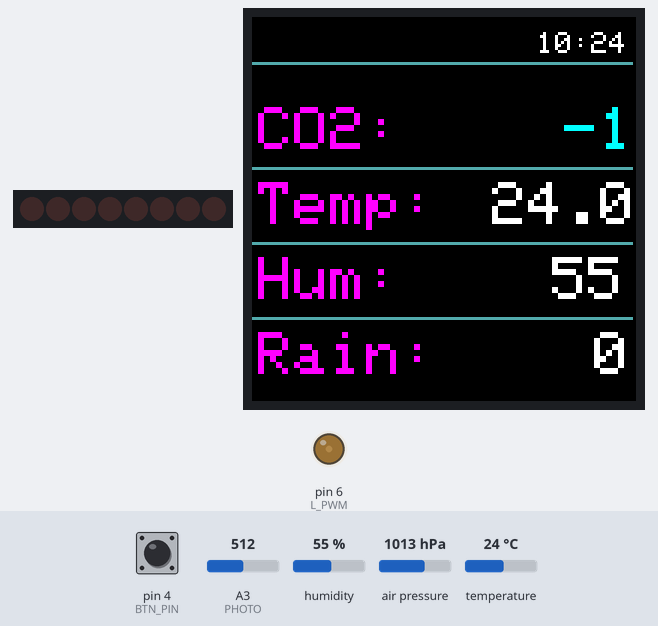
A sketch run on a simulated Arduino Uno, built with avr-gcc and run on an emulated ATmega328P. Shown: 8 shift-register outputs drawn as a row of LEDs (first output left, lit = HIGH), 128×128 colour display, output pins drawn as LEDs (lit = HIGH). Wiring (inferred from the names in the program): shift register (74HC595): data A0; shift clock A2; latch pin 9. Wiring (inferred from the signals the program sends): row of LEDs: on Q0, Q1, Q2, Q3, Q4, Q5, Q6, Q7. Inputs (shaded band) come from the test bench; at power-on: A3 (PHOTO) = 512, pin 4 (BTN_PIN) LOW, humidity 55 %, air pressure 1013 hPa, temperature 24 °C. The local clock reads 2024-03-15 10:24:30 at power-on unless the sketch sets it; pins used as bus, display or sensor lines are not drawn; what the sketch prints to the serial monitor is not drawn.

Above: at 4.1 s.
4.2 s: A3 (PHOTO) set to 306
At 6.1 s:
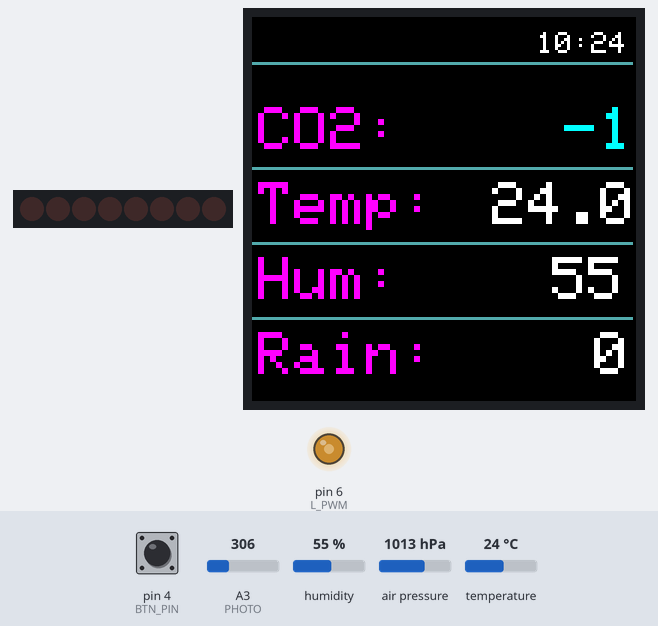
6.4 s: A3 (PHOTO) set to 30
At 7.9 s:
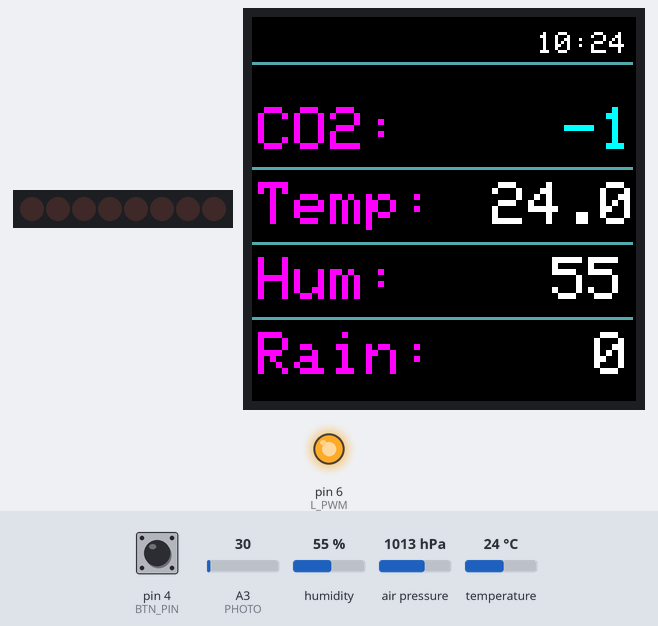
8.4 s: pin 4 (BTN_PIN) pulled HIGH for 0.15 s
At 9.4 s:
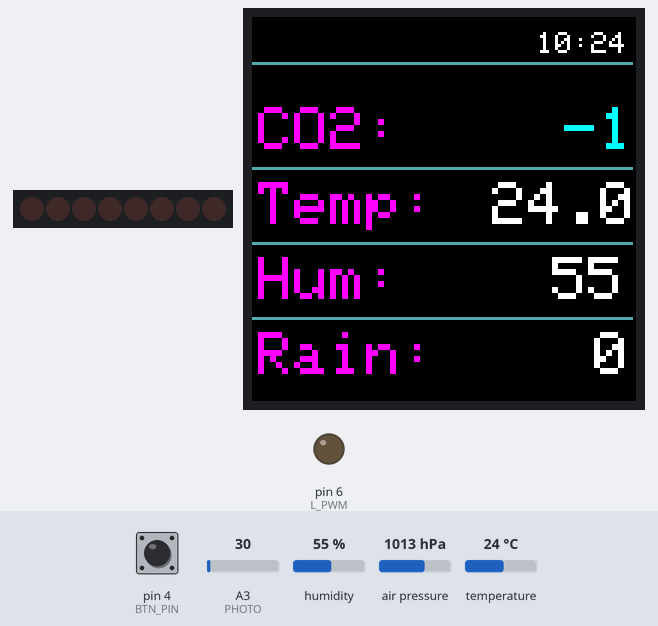
Timing chart, 0 to 30.4 s (numbered marks = the images above; inputs shaded):
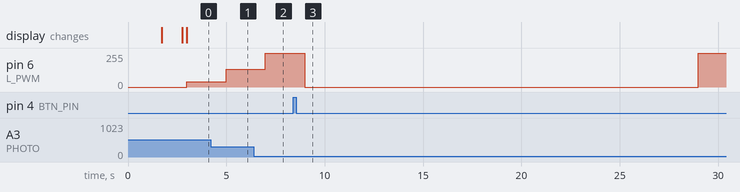

The sketch:

meteoClock_v2.0.ino
```cpp
// ------------------------- НАСТРОЙКИ --------------------
#define RESET_CLOCK 0                 // сброс часов на время загрузки прошивки (для модуля с несъёмной батарейкой). Не забудь поставить 0 и прошить ещё раз!
#define SENS_TIME 30000               // время обновления показаний сенсоров на экране, миллисекунд

#define BRIGHT_CONTROL 1              // 0/1 - запретить/разрешить управление яркостью по датчику освещенности (при отключении яркость всегда будет макс.)
#define BRIGHT_THRESHOLD 40           // величина сигнала, ниже которой яркость переключится на минимум (0-1023)
#define BRIGHT_HIGH_THRESHOLD 600           // величина сигнала, ниже которой яркость переключится на минимум (0-1023)


#define BRIGHT_CHECK_PERIOD 2000      // Период проверки яркости в миллисекундах
#define F_BRIGHTNESS_DURATION 20000   // Длительность принудительной подсветки в миллисекундах

#define DISPLAY_BRIGHT_MAX 255        // макс яркость дисплея (0 - 255)
#define DISPLAY_BRIGHT_MIN 0          // мин яркость дисплея (0 - 255)

#define INDICATOR_BRIGHT_MAX 0        // макс яркость индикатора (255 - 0) 0   - maximum
#define INDICATOR_BRIGHT_MIN 255      // мин яркость индикатора (255 - 0)  255 - minimum

#define DEBUG 0                       // вывод на дисплей лог инициализации датчиков при запуске.
#define CO2_SENSOR 1                  // включить или выключить поддержку/вывод с датчика СО2 (1 вкл, 0 выкл)

#define INVERT_LEVEL 0                // инвертировать показания индикатора


// адрес BME280 жёстко задан в файле библиотеки Adafruit_BME280.h
// стоковый адрес был 0x77, у китайского модуля адрес 0x76.
// Так что если юзаете НЕ библиотеку из архива - не забудьте поменять


// -------------------------  Пины  -------------------------
//CO2 датчика
#define MHZ_RX 2
#define MHZ_TX 3

#define PHOTO A3                      // пин фоторезистора
#define BTN_PIN 4                     // пин кнопки

//дисплей
#define BACKLIGHT 9                   // пин подсветки дисплея
#define __CS 10
#define __DC 7
#define __RES 8

//пины для 74HC595
#define L_L A0                        //защелка           12 ST_CP
#define L_D A1                        //вход данных       14 DS
#define L_C A2                        //тактирование      11 SH_CP
#define L_PWM 6                       //яркость (шим пин) 13 OE


// ------------------------- Отображение  -------------------------

//разметка
#define CO2_y 30        // Положение строки показаний CO2
#define T_y 55          // Положение строки показаний Температуры
#define H_y 80          // Положение строки показаний Влажности
#define R_y 105         // Положение строки предсказаний дождя

//цвета (self descriptive)
#define GREEN   0x07E0
#define CYAN    0x07FF
#define BLUE    0x001F
#define RED     0xF800
#define YELLOW  0xFFE0
#define WHITE   0xFFFF
#define MAGENTA 0xF81F
#define GREY    0x555555

// ------------------------- No need to change -------------------------

#define SEALEVELPRESSURE_HPA (1013.25)

#if (INVERT_LEVEL == 0)
  #define L_DIRECTION LSBFIRST
#else
  #define L_DIRECTION MSBFIRST
#endif

// библиотеки
#include <Wire.h>
#include <Adafruit_GFX.h>
#include <TFT_ILI9163C.h>
#include "RTClib.h"
#include <Adafruit_Sensor.h>
#include <Adafruit_BME280.h>
#include <GyverTimer.h>
#include "GyverButton.h"

#if (CO2_SENSOR == 1)
  #include <MHZ19_uart.h>
  MHZ19_uart mhz19;
#endif

TFT_ILI9163C display = TFT_ILI9163C(__CS, __DC, __RES);
RTC_DS3231 rtc;
DateTime now;
Adafruit_BME280 bme;
GButton button(BTN_PIN, LOW_PULL, NORM_OPEN);

// ------------------------- Timers -------------------------
GTimer_ms sensorsTimer(SENS_TIME);
GTimer_ms drawSensorsTimer(SENS_TIME);
GTimer_ms clockTimer(1000);
GTimer_ms predictTimer((long)10 * 60 * 1000);         // 10 минут
GTimer_ms brightTimer(BRIGHT_CHECK_PERIOD);
GTimer_ms forcedBrightnessTimer(F_BRIGHTNESS_DURATION);

// ----------------------------------------------------------


// ------------------------- Переменные определения яркости ----------------------------
byte indicatorCurrBrightness = INDICATOR_BRIGHT_MAX;    // Текущая автоматическая яркость индикатора
byte displayCurrBrightness = DISPLAY_BRIGHT_MAX;        // Текущая автоматическая яркость дисплея
boolean brightnessForced = false;                       // Включена ли подсветка принудительно на максимум


// ------------------------- Переменные для вывода -------------------------------------
int8_t year, month, day, hrs, mins, secs;
float dispTemp;
byte dispHum;
int dispPres;
int dispCO2;
int dispRain;
int dispAltitude;


// ------------------------- Переменные для прогноза  --------------------------------- //
uint32_t pressure_array[6];
uint32_t sumX, sumY, sumX2, sumXY;
float a, b;
int delta;
byte time_array[6];
// ---- ------------------------------------------------------------------------------ //


// ------------------ Дни недели ------------------ //
static const char *dayNames[]  = {
  "Sun",
  "Mon",
  "Tue",
  "Wed",
  "Thu",
  "Fri",
  "Sat",
};


// -------------------------------------------------- SETUP -------------------------------------------------- //

void setup() {
  Serial.begin(115200);

  // Инициализация пинов
  pinMode(BACKLIGHT, OUTPUT);
  pinMode(L_L, OUTPUT);
  pinMode(L_C, OUTPUT);
  pinMode(L_D, OUTPUT);
  pinMode(L_PWM, OUTPUT);

  // Инициализация дисплея
  display.begin();
  display.setRotation(1);
  display.clearScreen();

  // Инициализация индикатора
  digitalWrite(L_L, LOW);                         // устанавливаем синхронизацию "защелки" на LOW
  setDisplayBrightness(DISPLAY_BRIGHT_MAX);       // устанавливаем максимальную яркость дисплея
  setIndicatorBrightness(INDICATOR_BRIGHT_MAX);   // устанавливаем максимальную яркость индикатора


  // Инициализация CO2 датчика
  #if (CO2_SENSOR == 1)
    mhz19.begin(MHZ_TX, MHZ_RX);
    mhz19.setAutoCalibration(false);
    mhz19.getStatus();                           // первый запрос, в любом случае возвращает -1
    delay(500);
  #endif

  // -------- START DEBUG BLOCK --------- //
  #if (DEBUG == 1)
    boolean status = true;

    #if (CO2_SENSOR == 1)
      if (mhz19.getStatus() == 0) {
        printDebugMhz("OK");
      } else {
        printDebugMhz("ERROR");
        status = false;
      }
    #endif

    delay(50);

    if (rtc.begin()) {
      printDebugRtc("OK");
    } else {
      printDebugRtc("ERROR");
      status = false;
    }

    delay(50);

    if (bme.begin(&Wire)) {
      printDebugBme("OK");
    } else {
      printDebugBme("ERROR");
      status = false;
    }

    delay(50);

    if (status) {
      printDebugFinal("All good");
    } else {
      printDebugFinal("ERROR...!");
    }

  #else // ------------ END DEBUG ------------ //
    rtc.begin();
    bme.begin(&Wire);
  #endif

  // Инициализация BME 280
  bme.setSampling(Adafruit_BME280::MODE_FORCED,
                  Adafruit_BME280::SAMPLING_X1, // temperature
                  Adafruit_BME280::SAMPLING_X1, // pressure
                  Adafruit_BME280::SAMPLING_X1, // humidity
                  Adafruit_BME280::FILTER_OFF   );

  // Настройка RTC
  if (RESET_CLOCK || rtc.lostPower()) {
    DateTime currentTime = DateTime(F(__DATE__), F(__TIME__));
    rtc.adjust(currentTime);
  }

  // ------------ Инициализация переменных ------------ //

  // Время
  now = rtc.now();
  secs = now.second();
  mins = now.minute();
  hrs = now.hour();
  day = now.day();
  month = now.month();
  year = now.year();

  // BME280
  bme.takeForcedMeasurement();
  uint32_t Pressure = bme.readPressure();

  // Для прогноза
  for (byte i = 0; i < 6; i++) {   // счётчик от 0 до 5
    pressure_array[i] = Pressure;  // забить весь массив текущим давлением
    time_array[i] = i;             // забить массив времени числами 0 - 5
  }


  // -------------------- Чтение и отрисовка данных ---------------- //

  drawSensorsGrid();

  readSensors();

  //drawDate();
  drawClock();
  drawSensors();
}

// ------------------------------------------------- END SETUP ---------------------------------------------- //


// -------------------------------------------------- LOOP -------------------------------------------------- //

void loop() {
  if (brightTimer.isReady()) checkBrightness();                 // яркость
  if (sensorsTimer.isReady()) readSensors();                    // читаем показания датчиков с периодом SENS_TIME
  if (clockTimer.isReady()) clockTick();                        // раз в секунду пересчитываем время и мигаем точками
  if (predictTimer.isReady()) rainPredict();                    // 10 минут прогноз дождя
  if (drawSensorsTimer.isReady()) drawSensors();                // обновляем показания датчиков на дисплее с периодом SENS_TIME
  if (forcedBrightnessTimer.isReady()) stopForcedBrightness();  // выключаем принудительную подсветку

  modesTick();                                      // ловим нажатия на кнопку и форсируем включение дисплея
}


// ------------------------------------------------- END LOOP ----------------------------------------------- //
```

display.ino
```cpp
void setDisplayBrightness(byte brightness) {
  analogWrite(BACKLIGHT, brightness);
}

// ------------------------- Отображения статики ------------------------- //

void drawSensorsGrid() {
  display.clearScreen();

  //names
  display.setTextSize(2);
  display.setTextColor(MAGENTA);
  display.setCursor(2, CO2_y);
  display.print("CO2:");
  display.setCursor(2, T_y);
  display.print("Temp:");
  display.setCursor(2, H_y);
  display.print("Hum:");
  display.setCursor(2, R_y);
  display.print("Rain:");


  display.drawFastHLine(0, 15, 127, GREY);
  display.drawFastHLine(0, CO2_y + 20, 127, GREY);
  display.drawFastHLine(0, T_y + 20, 127, GREY);
  display.drawFastHLine(0, H_y + 20, 127, GREY);

}


// ------------------------- DATE TIME ------------------------- //
void drawDate() {
  clearDate();
  display.setTextSize(1);
  display.setTextColor(WHITE);
  display.setCursor(5, 5);

  String date = "";
  if (day < 10) date += 0;
  date += day + ".";
  if (month < 10) date += 0;
  date += month + ".";
  date += year + " ";

  display.println(date);
}

void drawClock() {
  // Переменная может быть использована для моргания двоеточием раз в две секунды
  //boolean dotState = (secs % 2) == 0;

  clearTime();

  display.setTextSize(1);
  display.setTextColor(WHITE);
  display.setCursor(95, 5);

   //TIME
  String dateTime = "";
  if (hrs < 10) dateTime += 0;
  dateTime += hrs;
  dateTime += ":";
  if (mins < 10) dateTime += 0;
  dateTime += mins;

  // -- time without seconds if need:
  //1) Change 'display.setCursor(95, 5);' to 'display.setCursor(80, 5);'
  //2) In method 'clockTick()' uncomment drackClock() at the bottom

  //dateTime += ":";
  // if (secs < 10) dateTime += 0;
  // dateTime += secs;

  display.println(dateTime);
}

// ------------------------- SENSORS ------------------------- //
void drawSensors() {
  clearSensors();

  // print values
  display.setTextSize(2);
  printCO2();
  printTemp();
  printHum();
  printRain();
}

// ------ print CO2 value ------ //
void printCO2() {
  display.setCursor(80, CO2_y);
  #if (CO2_SENSOR == 1)
    if (dispCO2 < 800) {
      display.setTextColor(CYAN);
    } else if (dispCO2 < 1000) {
      display.setTextColor(YELLOW);
    } else {
      display.setTextColor(RED);
    }

    display.print(complementLeadingSpaces(dispCO2, 4));
  #else
    display.setTextColor(WHITE);
    display.print(complementLeadingSpaces(dispCO2, 4));
  #endif
}

// ------ print temerature value ------ //
void printTemp() {
  display.setTextColor(WHITE);
  display.setCursor(80, T_y);
  display.print(complementLeadingSpaces(dispTemp, 3));
}

// ------ print humidity value ------ //
void printHum() {
  if (dispHum < 40) {
    display.setTextColor(RED);
  } else if (dispHum > 60) {
    display.setTextColor(BLUE);
  } else {
    display.setTextColor(WHITE);
  }
  display.setCursor(100, H_y);
  display.print("  ");
  display.setCursor(100, H_y);
  display.print(complementLeadingSpaces(dispHum, 2));
}

// ------ print rain prediction value ------ //
void printRain() {
  if (dispRain > 10) {
    display.setTextColor(BLUE);
  } else {
    display.setTextColor(WHITE);
  }
  display.setCursor(90, R_y);
  display.print("   ");
  display.setCursor(90, R_y);
  display.print(complementLeadingSpaces(dispRain, 3));
}


// ------ дополняет лидирующими пробелами для печати ------ //
String complementLeadingSpaces(int value, int expected) {
  String strValue = String(value);
  return complementLeadingSpaces(strValue, expected);
}

String complementLeadingSpaces(float value, int expected) {
  String strValue = String(value, 1);
  return complementLeadingSpaces(strValue, expected);
}

String complementLeadingSpaces(String strValue, int expected) {
  int len = strValue.length();
  if (len >= expected) {
    return strValue;
  }
  int n = expected - len;
  for (int i = 0; i < n; i++) {
    strValue = " " + strValue;
  }

  return strValue;
}
// ------------------- END -------------------------------- //


// ---------------- Очистка старых значений --------------- //
void clearSensors() {
  clearZone(80, CO2_y, 128, CO2_y + 19);
  clearZone(80, T_y, 128, T_y + 19);
  clearZone(80, H_y, 128, H_y + 19);
  clearZone(80, R_y, 128, R_y + 19);
}

void clearDate() {
  clearZone(5, 5, 80, 14);
}

void clearTime() {
  clearZone(80, 5, 128, 14);
}

void clearZone(int x1, int y1, int x2, int y2) {
  display.startPushData(x1, y1, x2, y2);
  int areaLength = (x2 -x1) * (y2-y1);
  for(int i=0; i < areaLength; i++) {
      display.pushData(0);
  }
  display.endPushData();
}
// ------------------- END -------------------------------- //


// ------------------------- DEBUG ------------------------- //
void printDebugMhz(String stat) {
  String message = "MHZ-19... " + stat;

  Serial.println(message);

#if (DISPLAY_TYPE == 1)
  lcd.setCursor(0, 0);
  lcd.print(F(message));
#else
  display.setCursor(1, 1);
  display.println(message);
#endif
}

void printDebugRtc(String stat) {
  String message = "RTC... " + stat;

  Serial.println(message);

#if (DISPLAY_TYPE == 1)
  lcd.setCursor(0, 1);
  lcd.print(F(message));
#else
  display.println(message);
#endif
}

void printDebugBme(String stat) {
  String message = "BME280... " + stat;

  Serial.println(message);

#if (DISPLAY_TYPE == 1)
  lcd.setCursor(0, 2);
  lcd.print(F(message));
#else
  display.println(message);
#endif
}

void printDebugFinal(String stat) {
  String message = stat;

  Serial.println(message);

#if (DISPLAY_TYPE == 1)
  lcd.setCursor(0, 2);
  lcd.print(F(message));
#else
  display.println(message);
#endif
}
```

functions.ino
```cpp
void checkBrightness() {
  #if(BRIGHT_CONTROL == 1)

    if(brightnessForced) {
      setDisplayBrightness(DISPLAY_BRIGHT_MAX);       // устанавливаем максимальную яркость дисплея
      setIndicatorBrightness(INDICATOR_BRIGHT_MAX);   // устанавливаем максимальную яркость индикатора

    } else {
      int roomIllumination = analogRead(PHOTO);
      roomIllumination = constrain(roomIllumination, BRIGHT_THRESHOLD, BRIGHT_HIGH_THRESHOLD);

      byte calculatedDisplayBrightness = map(roomIllumination, BRIGHT_THRESHOLD, BRIGHT_HIGH_THRESHOLD, DISPLAY_BRIGHT_MIN, DISPLAY_BRIGHT_MAX);
      byte calculatedIndicatorBrightness = map(roomIllumination, BRIGHT_THRESHOLD, BRIGHT_HIGH_THRESHOLD, INDICATOR_BRIGHT_MIN, INDICATOR_BRIGHT_MAX);

      // For Debug
      //Serial.println("roomIllumination " + String(roomIllumination));
      //Serial.println("calculatedDisplayBrightness " + String(calculatedDisplayBrightness));
      //Serial.println("calculatedIndicatorBrightness " + String(calculatedIndicatorBrightness));

      setDisplayBrightness(calculatedDisplayBrightness);
      setIndicatorBrightness(calculatedIndicatorBrightness);
    }
  #endif
}


void modesTick() {
  button.tick();
  if (button.isClick()) {
    // Обрабатываем нажатие кнопки включаем максимальную яркость дисплея и индикатора или отключаем этот режим

    if (brightnessForced) {
      stopForcedBrightness();
    } else {
      forceBrightness();
    }

    //readSensors();
    //drawSensors();

  }
}

void forceBrightness() {
  if(!brightnessForced) {
    brightnessForced = true;
    forcedBrightnessTimer.reset();
    forcedBrightnessTimer.start();
  }
}

void stopForcedBrightness() {
  brightnessForced = false;
  forcedBrightnessTimer.stop();
}


void readSensors() {
  bme.takeForcedMeasurement();

  dispTemp = bme.readTemperature();
  dispHum = bme.readHumidity();
  dispPres = (float)bme.readPressure() * 0.00750062;
  // dispAltitude = bme.readAltitude(SEALEVELPRESSURE_HPA);
  #if (CO2_SENSOR == 1)
    dispCO2 = mhz19.getPPM();
    setIndicatorCO2(dispCO2);
  #endif
}


void rainPredict() {

  // тут делаем линейную аппроксимацию для предсказания погоды
  long averPress = 0;
  for (byte i = 0; i < 10; i++) {
    bme.takeForcedMeasurement();
    averPress += bme.readPressure();
    delay(1);
  }
  averPress /= 10;

  for (byte i = 0; i < 5; i++) {                    // счётчик от 0 до 5 (да, до 5. Так как 4 меньше 5)
    pressure_array[i] = pressure_array[i + 1];      // сдвинуть массив давлений КРОМЕ ПОСЛЕДНЕЙ ЯЧЕЙКИ на шаг назад
  }
  pressure_array[5] = averPress;                    // последний элемент массива теперь - новое давление
  sumX = 0;
  sumY = 0;
  sumX2 = 0;
  sumXY = 0;
  for (int i = 0; i < 6; i++) {                     // для всех элементов массива
    sumX += time_array[i];
    sumY += (long)pressure_array[i];
    sumX2 += time_array[i] * time_array[i];
    sumXY += (long)time_array[i] * pressure_array[i];
  }
  a = 0;
  a = (long)6 * sumXY;                              // расчёт коэффициента наклона приямой
  a = a - (long)sumX * sumY;
  a = (float)a / (6 * sumX2 - sumX * sumX);
  delta = a * 6;      // расчёт изменения давления
  dispRain = map(delta, -250, 250, 100, -100);      // пересчитать в проценты

  // Дебаг
  //Serial.println(String(pressure_array[5]) + " " + String(delta) + " " + String(dispRain));

}

void clockTick() {
  secs++;
  if (secs > 59) {      // каждую минуту
    secs = 0;
    mins++;
    drawClock();
  }
  if (mins > 59) {      // каждый час
    now = rtc.now();
    secs = now.second();
    mins = now.minute();
    hrs = now.hour();
    day = now.day();
    month = now.month();
    year = now.year();

    if (hrs > 23) {
      hrs = 0;
    }

    //drawDate();
  }

  //drawDate();
  //drawClock();
}
```

Source omitted: indicator.ino (951 bytes)

Measured:
- after the input at 4.2 s, pin 6 (L_PWM): 41/255 → 134/255 after 0.78 s
- after the input at 6.4 s, pin 6 (L_PWM): 134/255 → 255/255 after 0.58 s
- after the input at 8.4 s, pin 6 (L_PWM): 255/255 → 0/255 after 0.58 s, → 255/255 20.0 s later
